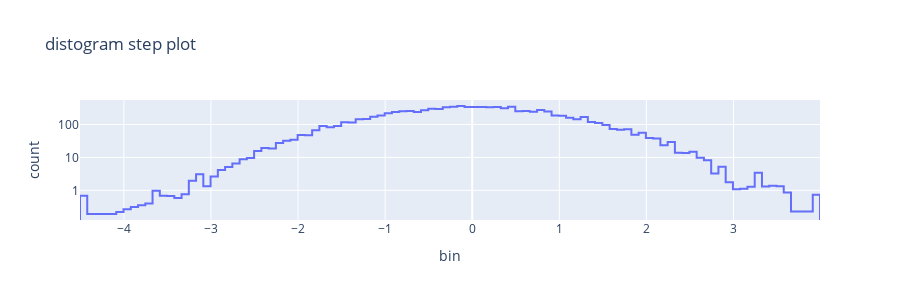
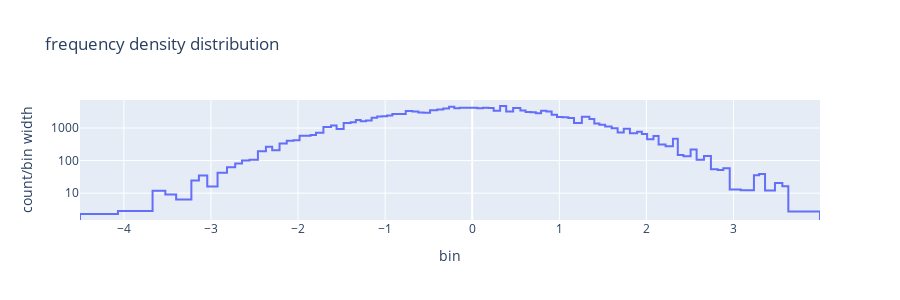
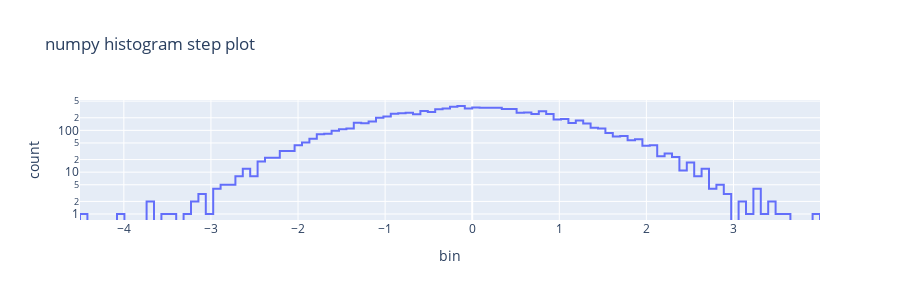

Here is the notebook cell these charts were saved with, in order:
### Markdown cell above
##  Frequency density results are similar for most distributions

### Code cell
# Create distribution
size=10000
distribution = np.random.normal(size=size)
#distribution = np.random.uniform(size=size)
#distribution = np.random.laplace(size=size)
#distribution = np.random.exponential(size=size)
#distribution = np.random.triangular(0, 1, 5, size=size)

# Create distogram
h = distogram.Distogram()
for i in distribution:
    h = distogram.update(h, i)

# Compute estimated histogram of the distribution 
hist = distogram.histogram(h)
df_hist = histogram_step_plot_data(hist, ["bin", "count"])
fig = px.line(
    df_hist,
    x="bin",
    y="count",
    log_y=True,
    title="distogram step plot"
)
fig.update_traces(mode="lines", line_shape="hv")
fig.update_layout(height=300)
fig.show()
print(f"Sum of bins: {df_hist['count'].sum()}")

# Compute estimated frequency density distribution of the distribution 
hist = distogram.frequency_density_distribution(h)
df_hist = histogram_step_plot_data(hist, ["bin", "count/bin width"])
fig = px.line(
    df_hist,
    x="bin",
    y="count/bin width",
    log_y=True,
    title="frequency density distribution"
)
fig.update_traces(mode="lines", line_shape="hv")
fig.update_layout(height=300)
fig.show()
integral = 0
for density, new, old in zip(hist[0], hist[1][1:], hist[1][:-1]):
    integral += density * (new-old)
print(f"Sum of bins: {integral}")

# Compute numpy histogram of the distribution
hist = np.histogram(distribution, bins=100)
df_hist = histogram_step_plot_data(hist, ["bin", "count"])
fig = px.line(
    df_hist,
    x="bin",
    y="count",
    log_y=True,
    title="numpy histogram step plot"
)
fig.update_traces(mode="lines", line_shape="hv")
fig.update_layout(height=300)
fig.show()
print(f"Sum of bins: {df_hist['count'].sum()}")

### Figure 1 — Plotly figure (JSON) as saved in the notebook; plotly's stock layout.template omitted (floating-point values rounded to 4 significant figures)
{"data": [{"hovertemplate": "bin=%{x}<br>count=%{y}<extra></extra>", "legendgroup": "", "line": {"color": "#636efa", "dash": "solid", "shape": "hv"}, "marker": {"symbol": "circle"}, "mode": "lines", "name": "", "orientation": "v", "showlegend": false, "type": "scatter", "x": [-4.503, -4.503, -4.42, -4.337, -4.254, -4.17, -4.087, -4.004, -3.92, -3.837, -3.754, -3.67, -3.587, -3.504, -3.421, -3.337, -3.254, -3.171, -3.087, -3.004, -2.921, -2.837, -2.754, -2.671, -2.588, -2.504, -2.421, -2.338, -2.254, -2.171, -2.088, -2.004, -1.921, -1.838, -1.754, -1.671, -1.588, -1.505, -1.421, -1.338, -1.255, -1.171, -1.088, -1.005, -0.9214, -0.8381, -0.7548, -0.6715, -0.5882, -0.5049, -0.4216, -0.3383, -0.255, -0.1717, -0.08841, -0.005111, 0.07819, 0.1615, 0.2448, 0.3281, 0.4114, 0.4947, 0.578, 0.6613, 0.7446, 0.8279, 0.9112, 0.9945, 1.078, 1.161, 1.244, 1.328, 1.411, 1.494, 1.578, 1.661, 1.744, 1.828, 1.911, 1.994, 2.077, 2.161, 2.244, 2.327, 2.411, 2.494, 2.577, 2.661, 2.744, 2.827, 2.91, 2.994, 3.077, 3.16, 3.244, 3.327, 3.41, 3.494, 3.577, 3.66, 3.744, 3.827, 3.91, 3.993], "xaxis": "x", "y": [0, 0.6911, 0.1911, 0.1911, 0.1911, 0.1911, 0.2182, 0.2653, 0.3092, 0.3532, 0.3971, 0.9744, 0.6868, 0.6698, 0.5891, 0.7598, 1.962, 3.059, 1.333, 2.624, 4.162, 5.103, 6.583, 8.875, 9.626, 15.81, 19.34, 18.63, 27.54, 32.37, 34.3, 48.4, 47.49, 67.53, 90.17, 83.27, 89.88, 116.5, 116.1, 144.9, 147.5, 173.4, 188.2, 221.2, 241.4, 253.2, 258.4, 240.0, 272.7, 299.9, 295.9, 336.8, 348.8, 366.2, 340.6, 341.7, 343.3, 334.2, 343.4, 314.0, 345.2, 253.2, 256.5, 244.8, 277.6, 250.2, 188.9, 184.7, 160.9, 145.4, 170.6, 118.8, 111.9, 96.07, 72.81, 69.35, 71.78, 49.28, 55.91, 38.71, 37.57, 23.39, 29.62, 13.96, 13.63, 14.81, 9.86, 8.185, 3.26, 5.205, 1.762, 1.076, 1.109, 1.288, 3.4, 1.3, 1.38, 1.34, 0.8535, 0.2291, 0.2291, 0.2291, 0.7291, 0], "yaxis": "y"}], "layout": {"height": 300, "legend": {"tracegroupgap": 0}, "title": {"text": "distogram step plot"}, "xaxis": {"anchor": "y", "domain": [0, 1], "title": {"text": "bin"}}, "yaxis": {"anchor": "x", "domain": [0, 1], "title": {"text": "count"}, "type": "log"}}}

### Figure 2 — Plotly figure (JSON) as saved in the notebook; plotly's stock layout.template omitted (floating-point values rounded to 4 significant figures)
{"data": [{"hovertemplate": "bin=%{x}<br>count/bin width=%{y}<extra></extra>", "legendgroup": "", "line": {"color": "#636efa", "dash": "solid", "shape": "hv"}, "marker": {"symbol": "circle"}, "mode": "lines", "name": "", "orientation": "v", "showlegend": false, "type": "scatter", "x": [-4.503, -4.503, -4.067, -3.67, -3.524, -3.399, -3.225, -3.138, -3.042, -2.924, -2.816, -2.721, -2.643, -2.558, -2.461, -2.369, -2.296, -2.212, -2.129, -2.052, -1.982, -1.921, -1.856, -1.794, -1.709, -1.621, -1.557, -1.476, -1.396, -1.336, -1.281, -1.219, -1.155, -1.092, -1.034, -0.9775, -0.9168, -0.8448, -0.7634, -0.6866, -0.619, -0.5566, -0.484, -0.4019, -0.3324, -0.2654, -0.2057, -0.1439, -0.07738, -0.005555, 0.05839, 0.1232, 0.1855, 0.2459, 0.3205, 0.3901, 0.4702, 0.5531, 0.6129, 0.6713, 0.7305, 0.7907, 0.8527, 0.912, 0.9736, 1.035, 1.103, 1.169, 1.259, 1.345, 1.402, 1.46, 1.526, 1.601, 1.67, 1.74, 1.811, 1.894, 1.948, 2.009, 2.081, 2.14, 2.22, 2.305, 2.36, 2.425, 2.508, 2.576, 2.661, 2.741, 2.82, 2.883, 2.957, 3.083, 3.235, 3.294, 3.362, 3.476, 3.561, 3.63, 3.993], "xaxis": "x", "y": [0, 2.293, 2.831, 11.95, 9.045, 6.439, 24.61, 35.15, 15.88, 42.66, 62.35, 81.34, 101.4, 105.3, 194.3, 266.5, 206.5, 332.9, 403.2, 421.8, 577.1, 582.5, 610.1, 720.1, 1067.0, 1188.0, 934.9, 1413.0, 1494.0, 1769.0, 1624.0, 1698.0, 2070.0, 2246.0, 2281.0, 2408.0, 2710.0, 2710.0, 3307.0, 3208.0, 2972.0, 2959.0, 3486.0, 3714.0, 3938.0, 4451.0, 4060.0, 4189.0, 4201.0, 4209.0, 4065.0, 4214.0, 4112.0, 3400.0, 4734.0, 3189.0, 4125.0, 3435.0, 3103.0, 3070.0, 2859.0, 3363.0, 3214.0, 2540.0, 2178.0, 2138.0, 2029.0, 1421.0, 2223.0, 1902.0, 1366.0, 1258.0, 1116.0, 982.7, 731.5, 953.3, 684.7, 764.3, 652.1, 448.9, 565.8, 313.9, 274.0, 467.8, 148.1, 135.4, 218.0, 106.4, 137.6, 54.06, 51.01, 57.85, 12.91, 12.32, 35.72, 38.57, 12.09, 20.6, 16.38, 2.75, 0], "yaxis": "y"}], "layout": {"height": 300, "legend": {"tracegroupgap": 0}, "title": {"text": "frequency density distribution"}, "xaxis": {"anchor": "y", "domain": [0, 1], "title": {"text": "bin"}}, "yaxis": {"anchor": "x", "domain": [0, 1], "title": {"text": "count/bin width"}, "type": "log"}}}

### Figure 3 — Plotly figure (JSON) as saved in the notebook; plotly's stock layout.template omitted (floating-point values rounded to 4 significant figures)
{"data": [{"hovertemplate": "bin=%{x}<br>count=%{y}<extra></extra>", "legendgroup": "", "line": {"color": "#636efa", "dash": "solid", "shape": "hv"}, "marker": {"symbol": "circle"}, "mode": "lines", "name": "", "orientation": "v", "showlegend": false, "type": "scatter", "x": [-4.503, -4.503, -4.419, -4.334, -4.249, -4.164, -4.079, -3.994, -3.909, -3.824, -3.739, -3.654, -3.569, -3.484, -3.399, -3.314, -3.229, -3.144, -3.059, -2.974, -2.889, -2.804, -2.719, -2.634, -2.549, -2.464, -2.379, -2.294, -2.209, -2.124, -2.039, -1.954, -1.869, -1.784, -1.699, -1.615, -1.53, -1.445, -1.36, -1.275, -1.19, -1.105, -1.02, -0.9348, -0.8498, -0.7648, -0.6799, -0.5949, -0.5099, -0.425, -0.34, -0.255, -0.1701, -0.08508, -0.0001128, 0.08486, 0.1698, 0.2548, 0.3398, 0.4247, 0.5097, 0.5947, 0.6796, 0.7646, 0.8496, 0.9345, 1.02, 1.104, 1.189, 1.274, 1.359, 1.444, 1.529, 1.614, 1.699, 1.784, 1.869, 1.954, 2.039, 2.124, 2.209, 2.294, 2.379, 2.464, 2.549, 2.634, 2.719, 2.804, 2.889, 2.974, 3.059, 3.144, 3.229, 3.314, 3.399, 3.484, 3.569, 3.654, 3.739, 3.823, 3.908, 3.993], "xaxis": "x", "y": [0, 1, 0, 0, 0, 0, 1, 0, 0, 0, 2, 0, 1, 1, 0, 1, 2, 3, 1, 4, 5, 5, 8, 12, 8, 18, 22, 22, 32, 32, 44, 51, 63, 81, 83, 98, 106, 110, 151, 148, 162, 200, 215, 249, 255, 264, 243, 291, 276, 320, 331, 365, 382, 333, 353, 346, 347, 349, 325, 325, 262, 266, 245, 288, 245, 182, 187, 149, 173, 145, 116, 110, 87, 71, 73, 58, 61, 43, 44, 24, 28, 23, 11, 17, 8, 12, 4, 5, 3, 0, 2, 1, 4, 1, 2, 1, 1, 0, 0, 0, 1, 0], "yaxis": "y"}], "layout": {"height": 300, "legend": {"tracegroupgap": 0}, "title": {"text": "numpy histogram step plot"}, "xaxis": {"anchor": "y", "domain": [0, 1], "title": {"text": "bin"}}, "yaxis": {"anchor": "x", "domain": [0, 1], "title": {"text": "count"}, "type": "log"}}}
